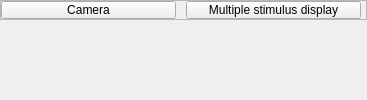
                         <widget class="QWidget" name="Scope_Display1_page">
                          <layout class="QVBoxLayout" name="verticalLayout_17">
                           <property name="spacing">
                            <number>0</number>
                           </property>
                           <property name="leftMargin">
                            <number>0</number>
                           </property>
                           <property name="topMargin">
                            <number>0</number>
                           </property>
                           <property name="rightMargin">
                            <number>0</number>
                           </property>
                           <property name="bottomMargin">
                            <number>0</number>
                           </property>
                           <item alignment="Qt::AlignRight">
                            <widget class="QFrame" name="Scope_Display1_pushButton_frame">
                             <property name="minimumSize">
                              <size>
                               <width>0</width>
                               <height>20</height>
                              </size>
                             </property>
                             <property name="maximumSize">
                              <size>
                               <width>16777215</width>
                               <height>20</height>
                              </size>
                             </property>
                             <property name="frameShape">
                              <enum>QFrame::StyledPanel</enum>
                             </property>
                             <property name="frameShadow">
                              <enum>QFrame::Raised</enum>
                             </property>
                             <layout class="QHBoxLayout" name="horizontalLayout_73">
                              <property name="spacing">
                               <number>10</number>
                              </property>
                              <property name="leftMargin">
                               <number>0</number>
                              </property>
                              <property name="topMargin">
                               <number>0</number>
                              </property>
                              <property name="rightMargin">
                               <number>5</number>
                              </property>
                              <property name="bottomMargin">
                               <number>0</number>
                              </property>
                              <item>
                               <widget class="QPushButton" name="Scope_Display1_pushButton1">
                                <property name="minimumSize">
                                 <size>
                                  <width>175</width>
                                  <height>0</height>
                                 </size>
                                </property>
                                <property name="maximumSize">
                                 <size>
                                  <width>175</width>
                                  <height>16777215</height>
                                 </size>
                                </property>
                                <property name="text">
                                 <string>Camera</string>
                                </property>
                               </widget>
                              </item>
                              <item>
                               <widget class="QPushButton" name="Scope_Display1_pushButton2">
                                <property name="minimumSize">
                                 <size>
                                  <width>175</width>
                                  <height>0</height>
                                 </size>
                                </property>
                                <property name="maximumSize">
                                 <size>
                                  <width>175</width>
                                  <height>16777215</height>
                                 </size>
                                </property>
                                <property name="text">
                                 <string>Multiple stimulus display</string>
                                </property>
                               </widget>
                              </item>
                             </layout>
                            </widget>
                           </item>
                           <item>
                            <widget class="PlotWidget" name="Scope_Display1" native="true">
                             <property name="minimumSize">
                              <size>
                               <width>0</width>
                               <height>0</height>
                              </size>
                             </property>
                             <layout class="QVBoxLayout" name="LEDZap_Display1_Layout">
                              <property name="spacing">
                               <number>0</number>
                              </property>
                              <property name="leftMargin">
                               <number>0</number>
                              </property>
                              <property name="topMargin">
                               <number>2</number>
                              </property>
                              <property name="rightMargin">
                               <number>0</number>
                              </property>
                              <property name="bottomMargin">
                               <number>0</number>
                              </property>
                             </layout>
                            </widget>
                           </item>
                          </layout>
                         </widget>
